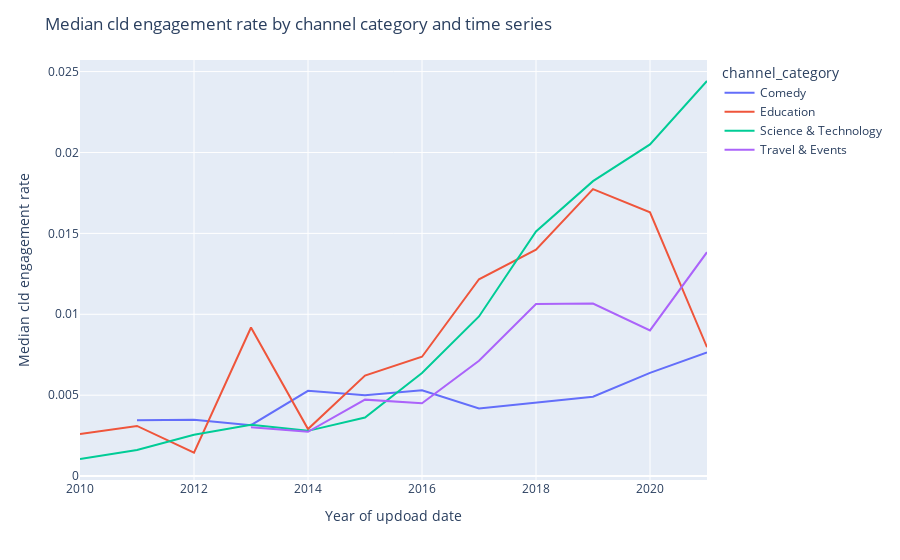

The notebook cell this image was saved under:
### Markdown cell above
### cld_engagement_rate

### Code cell
fig = px.line(channel_cate_by_time_series_df, x='upload_date_by_year', y='median_cld_engagement_rate', color='channel_category')
fig.update_layout(title="Median cld engagement rate by channel category and time series")
fig.update_layout(xaxis_title="Year of updoad date")
fig.update_layout(yaxis_title="Median cld engagement rate")
fig.show()

### Figure 1 — Plotly figure (JSON) as saved in the notebook; plotly's stock layout.template omitted (floating-point values rounded to 4 significant figures)
{"data": [{"hovertemplate": "channel_category=Comedy<br>upload_date_by_year=%{x}<br>median_cld_engagement_rate=%{y}<extra></extra>", "legendgroup": "Comedy", "line": {"color": "#636efa", "dash": "solid"}, "marker": {"symbol": "circle"}, "mode": "lines", "name": "Comedy", "orientation": "v", "showlegend": true, "type": "scatter", "x": [2011, 2012, 2013, 2014, 2015, 2016, 2017, 2018, 2019, 2020, 2021], "xaxis": "x", "y": [0.003453, 0.003479, 0.003145, 0.00527, 0.004999, 0.005305, 0.004179, 0.004523, 0.004906, 0.006381, 0.007648], "yaxis": "y"}, {"hovertemplate": "channel_category=Education<br>upload_date_by_year=%{x}<br>median_cld_engagement_rate=%{y}<extra></extra>", "legendgroup": "Education", "line": {"color": "#EF553B", "dash": "solid"}, "marker": {"symbol": "circle"}, "mode": "lines", "name": "Education", "orientation": "v", "showlegend": true, "type": "scatter", "x": [2010, 2011, 2012, 2013, 2014, 2015, 2016, 2017, 2018, 2019, 2020, 2021], "xaxis": "x", "y": [0.002603, 0.003099, 0.001451, 0.009186, 0.002907, 0.006211, 0.007377, 0.01217, 0.01399, 0.01774, 0.01631, 0.007965], "yaxis": "y"}, {"hovertemplate": "channel_category=Science & Technology<br>upload_date_by_year=%{x}<br>median_cld_engagement_rate=%{y}<extra></extra>", "legendgroup": "Science & Technology", "line": {"color": "#00cc96", "dash": "solid"}, "marker": {"symbol": "circle"}, "mode": "lines", "name": "Science & Technology", "orientation": "v", "showlegend": true, "type": "scatter", "x": [2010, 2011, 2012, 2013, 2014, 2015, 2016, 2017, 2018, 2019, 2020, 2021], "xaxis": "x", "y": [0.001056, 0.001619, 0.002551, 0.003171, 0.002796, 0.003616, 0.006368, 0.009866, 0.01511, 0.01823, 0.0205, 0.02442], "yaxis": "y"}, {"hovertemplate": "channel_category=Travel & Events<br>upload_date_by_year=%{x}<br>median_cld_engagement_rate=%{y}<extra></extra>", "legendgroup": "Travel & Events", "line": {"color": "#ab63fa", "dash": "solid"}, "marker": {"symbol": "circle"}, "mode": "lines", "name": "Travel & Events", "orientation": "v", "showlegend": true, "type": "scatter", "x": [2013, 2014, 2015, 2016, 2017, 2018, 2019, 2020, 2021], "xaxis": "x", "y": [0.003012, 0.00274, 0.004726, 0.004504, 0.007131, 0.01064, 0.01067, 0.009002, 0.01384], "yaxis": "y"}], "layout": {"legend": {"title": {"text": "channel_category"}, "tracegroupgap": 0}, "margin": {"t": 60}, "title": {"text": "Median cld engagement rate by channel category and time series"}, "xaxis": {"anchor": "y", "domain": [0, 1], "title": {"text": "Year of updoad date"}}, "yaxis": {"anchor": "x", "domain": [0, 1], "title": {"text": "Median cld engagement rate"}}}}
